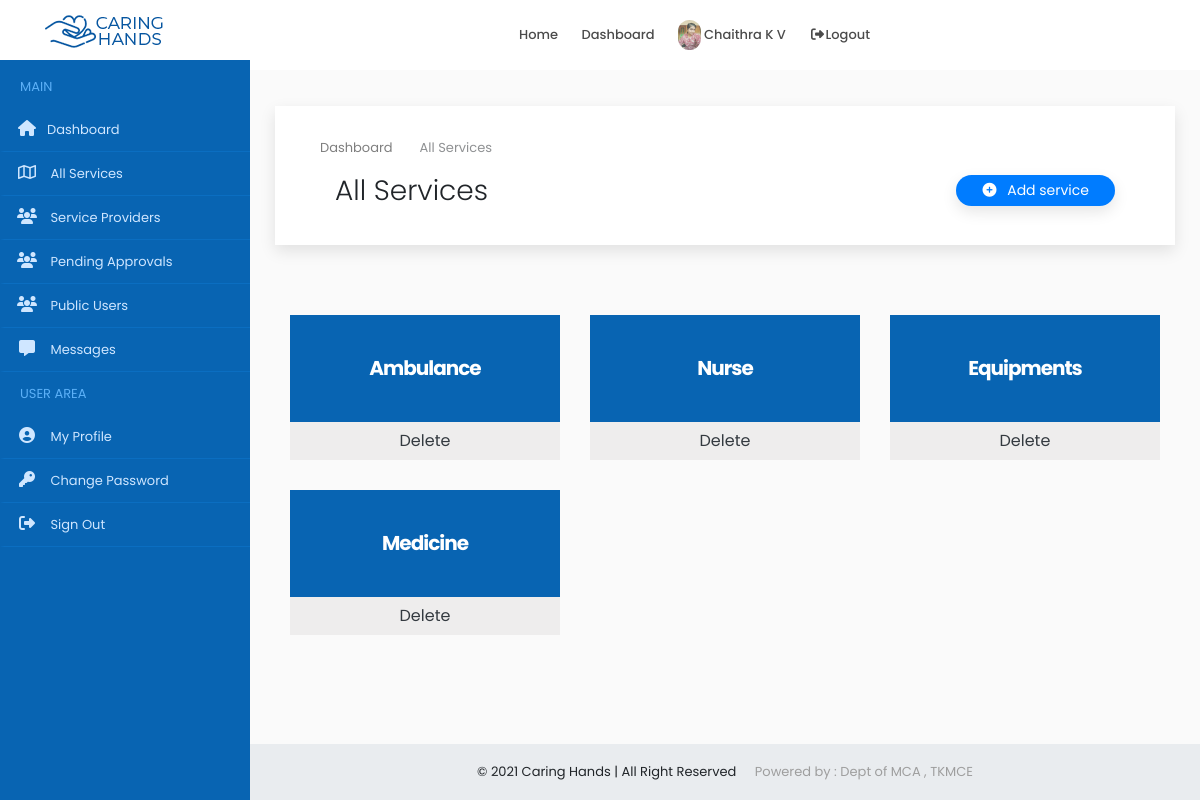
Page /administrator/services/ (signed in) on the committed database.
### accounts/models.py (models this page shows, shortened)
class Users(models.Model):
    user = models.ForeignKey(User,on_delete=models.CASCADE)
    name = models.CharField(max_length=150)
    email = models.EmailField(max_length=200,null=True, blank=True)
    organization = models.CharField(max_length=250,null=True, blank=True)
    mob = models.CharField(max_length=12)
    sex = models.CharField(max_length=10,choices=gender,default='Male')
    house = models.CharField(max_length=100,null=True, blank=True)
    street1 =models.CharField(max_length=100,null=True, blank=True)
    street2 =models.CharField(max_length=100,null=True, blank=True)
    city = models.CharField(max_length=100,null=True, blank=True)
    district = models.CharField(max_length=100,null=True, blank=True)
    state = models.CharField(max_length=100,null=True,choices=states, blank=True)
    pin = models.CharField(max_length=100,null=True,blank=True)
    age = models.IntegerField(null=True, blank=True)
    type = models.CharField(max_length=20,choices=user_type)
    approval = models.CharField(max_length=20,choices=approval_choices,default='Pending')
    document = models.FileField(upload_to='documents',null=True, blank=True)
    profile_picture = models.FileField(upload_to='dp',default='assets/img/user3.png')

class Service(models.Model):
    category = models.CharField(max_length=250)
    providers = models.IntegerField(null=True, blank=True)
    users = models.IntegerField(null=True, blank=True)

### accounts/views.py (the view, shortened to what this page needs)
# urls.py: path('administrator/services/',AllServices.as_view(), name='admin_services'),
class AllServices(View):
    def get(self, request):
        x = AdminCheck(request)
        if x == True:
            user = request.user
            account = Users.objects.get(user=user)
            services = Service.objects.all()
            form = AddServiceForm()
            context = {'account':account,'services':services,'form':form}
            return render(request, 'admin/services.html', context)
        else:
            return redirect('home')

### accounts/functions.py (called while the page is built)
def AdminCheck(request):
    user = request.user
    if user.is_authenticated:
        try:
            u = Users.objects.get(user=user)
            if u.type == 'admin':
                return (True)
            else:
                return (False)
        except:
            return (False)
    else:
        return (False)

### accounts/templates/admin/services.html (shortened to what this page needs)
{% extends 'common/dashboard_main.html' %}
{% load static %}
{% block content %}
{% include 'common/header.html' %}
{% include 'admin/sidenav.html' %}
<div class="content-wrapper">
<div class="container-fluid overflow-hidden">
    <div class="row margin-tb-90px margin-lr-10px sm-mrl-0px">
        <div id="page-title" class="padding-30px background-white full-width box-shadow">
            <div class="container">
                <ol class="breadcrumb opacity-5">
                    <li><a href="{% url 'home' %}">Dashboard</a></li>
                    <li class="active">All Services</li>
                </ol>
                <div class="container-fluid">
                    <div class="row">
                        <div class="col-6">
                            <h1 class="font-weight-300">All Services</h1>
                        </div>
                        <div class="col-6">
                            <div class="text-right">
                                <a href="dashboard-add-listing.html" class=" btn btn-sm border-radius-30  text-white background-second-color  box-shadow  padding-lr-25px margin-left-30px" data-toggle="modal" data-target="#addservice"><i class="fas fa-plus-circle  margin-right-7px"></i> Add service</a>
                            </div>
                        </div>
                    </div>
                </div>
            </div>
        </div>
                            {% load widget_tweaks %}
        <div class="container-fluid">
            <div class="row" style="margin-top:40px">
                {% for i in services %}
                <div class="col-lg-4 col-md-4  col-sm-6 sm-mb-40px wow fadeInUp" data-wow-delay="0.2s" style="visibility: visible; animation-delay: 0.2s; animation-name: fadeInUp;margin-top: 30px;">
                    <a href="#" data-toggle="modal" data-target="#updateservice_{{i.id}}">
                        <div class="pricing hover-effect">
                            <div class="pricing-head text-center">
                                <h3 class="font-weight-700 padding-40px background-main-color margin-0px text-white">
                                    <span class=" z-index-2 position-relative d-block">{{i.category|title}}
                                    </span>
                                </h3>
                            </div>
                        </div>
                    </a>
                    <div class="pricing-footer">
                        <a href="#" class="btn btn-block background-grey-1 text-dark rounded-0" data-toggle="modal" data-target="#deleteservice_{{i.id}}"> Delete</a>
                    </div>
                </div>
                {% empty %}
                <div class="alert alert-danger  margin-bottom-35px border-radius-10 padding-30px">
                    <strong>OOPS!</strong> No Services found
                    <hr>
                    <p class="margin-0px">Add new services to be listed out over here.</p>
                </div>
                {% endfor %}
            </div>
        </div>
    </div>
</div>
{% include 'common/small_footer.html' %}
</div>
{% endblock %}

### accounts/templates/common/header.html (shortened to what this page needs)
{% load static %}
<header>
    <div id="fixed-header-dark" class="header-output fixed-header" style="background-color: white;">
        <div class="container header-in">
            <div class="row">
                <div class="col-lg-2 col-md-12">
                    <a id="logo" href="{% url 'index' %}" class="d-inline-block margin-tb-15px"><img
                            src="{% static 'assets/img/logo-1.png' %}" alt=""></a>
                </div>
                <div class="col-lg-7 col-md-12 position-inherit">
                    <ul id="menu-main" class="nav-menu float-lg-right link-padding-tb-20px">
                        <li><a href="{% url 'index' %}">Home</a>
                        </li>
                        <li><a href="{% url 'home' %}">Dashboard</a>
                        </li>
                        {% if request.user.is_authenticated %}
                        <li><a href="{% url 'home' %}"><img src="{{account.profile_picture.url}}" class="height-30px border-radius-30" alt=""> {{account.name|title}}</a></li>
                        <li><a href="{% url 'logout' %}" data-toggle="modal" data-target="#exampleModal"><i class="fa fa-fw fa-sign-out-alt"></i>Logout</a></li>
                        {% else %}
                        <li><a href="{% url 'login' %}"><i class="far fa-user"></i> Login</a></li>
                        {% endif %}
                    </ul>
                </div>
                <div class="col-lg-3 col-md-12">
                </div>
            </div>
        </div>
    </div>
</header>

### static/assets/css/colors/main.css (style rules this page uses)
.background-main-color { background-color: #0864b2; }
.background-second-color { background-color: #007cff; }

### static/assets/css/sb-admin.css (style rules this page uses)
html { position: relative; min-height: 100%; }
body { overflow-x: hidden; }
.content-wrapper { min-height: calc(100vh - 56px); padding-top: 1rem; }
.content-wrapper { overflow-x: hidden; }
@media (min-width: 992px) { .content-wrapper { margin-left: 250px; } }

### rows in the picture
Users: profile_picture (picture), name "Chaithra K V"
Service: category "Ambulance"
Service: category "Nurse"
Service: category "Equipments"
Service: category "Medicine"
